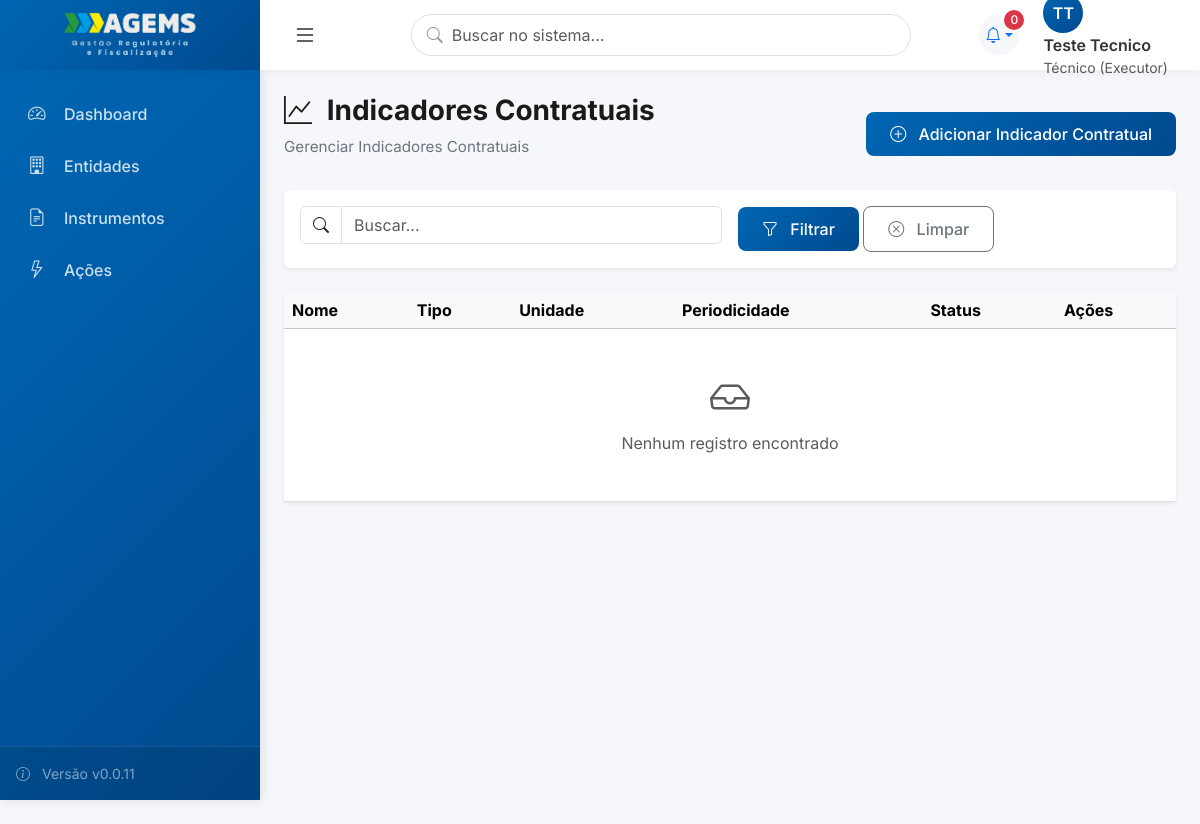
Page /indicadores/ (signed in) on the committed database.
### usuarios/models.py (models this page shows, shortened)
class Usuario(AbstractUser):
    PERFIL_CHOICES = [
        (0, 'Admin do Sistema'),
        (1, 'Gestor (Diretor)'),
        (2, 'Gestor (Assessor)'),
        (3, 'Técnico (Coordenador)'),
        (4, 'Técnico (Executor)'),
        (5, 'Visualizador (Auditor)'),
    ]
    perfil = models.IntegerField(
        choices=PERFIL_CHOICES,
        default=4,
        verbose_name='Perfil de Acesso',
        help_text='Define o nível de acesso e permissões do usuário'
    )
    diretoria = models.ForeignKey(
        'core.Diretoria',
        on_delete=models.SET_NULL,
        null=True,
        blank=True,
        related_name='usuarios_diretoria',
        verbose_name='Diretoria',
        help_text='Diretoria principal do usuário (obrigatório para perfis 1-5)'
    )
    subunidade = models.ForeignKey(
        'core.Subunidade',
        on_delete=models.SET_NULL,
        null=True,
        blank=True,
        related_name='usuarios',
        verbose_name='Subunidade',
        help_text='Subunidade específica (obrigatório para perfis 2, 3, 4)'
    )
    diretorias_visualizacao = models.ManyToManyField(
        'core.Diretoria',
        blank=True,
        related_name='visualizadores',
        verbose_name='Diretorias para Visualização',
        help_text='Diretorias que o visualizador pode acessar (apenas para perfil 5)'
    )
    cargo = models.CharField(max_length=100, blank=True, verbose_name='Cargo')
    setor = models.CharField(max_length=100, blank=True, verbose_name='Setor/Departamento')
    telefone = models.CharField(max_length=20, blank=True, verbose_name='Telefone')
    entidade = models.ForeignKey(
        'entidades.Entidade',
        on_delete=models.SET_NULL,
        null=True,
        blank=True,
        related_name='usuarios',
        verbose_name='Entidade'
    )
    senha_temporaria = models.BooleanField(
        default=False,
        verbose_name='Senha Temporária',
        help_text='Se True, usuário será forçado a trocar senha no próximo login'
    )
    ativo = models.BooleanField(default=True, verbose_name='Usuário Ativo')
    data_criacao = models.DateTimeField(auto_now_add=True, verbose_name='Data de Criação')
    data_atualizacao = models.DateTimeField(auto_now=True, verbose_name='Última Atualização')
    class Meta:
        verbose_name = 'Usuário'
        verbose_name_plural = 'Usuários'
        ordering = ['first_name', 'last_name']
        indexes = [
            models.Index(fields=['perfil']),
            models.Index(fields=['diretoria']),
            models.Index(fields=['subunidade']),
        ]

### indicadores/views.py (the view)
# urls.py: path('indicadores/', IndicadorListView.as_view(), name='indicador_list'),
class IndicadorListView(ModernListView):
    model = IndicadorContratual
    template_name = 'indicadores/indicadorcontratual_list.html'
    icon = "bi bi-graph-up"
    create_url = 'indicador_create'
    list_url = 'indicador_list'
    search_fields = ['nome', 'descricao']

### core/views.py (called while the page is built)
    def get_context_data(self, **kwargs):
        context = super().get_context_data(**kwargs)
        context['title'] = getattr(self, 'title', self.model._meta.verbose_name_plural.title())
        context['subtitle'] = getattr(self, 'subtitle', f'Gerenciar {self.model._meta.verbose_name_plural}')
        context['icon'] = getattr(self, 'icon', 'bi bi-list')
        context['singular_name'] = self.model._meta.verbose_name.title()
        context['create_url'] = getattr(self, 'create_url', f'{self.model._meta.model_name}_create')
        return context

    def get_queryset(self):
        queryset = self.model.objects.all()
        search = self.request.GET.get('q')
        if search and hasattr(self, 'search_fields'):
            from django.db.models import Q
            query = Q()
            for field in self.search_fields:
                query |= Q(**{f'{field}__icontains': search})
            queryset = queryset.filter(query)
        return queryset

### templates/indicadores/indicadorcontratual_list.html (shortened to what this page needs)
﻿{% extends 'components/list_view.html' %}
{% block table_headers %}
<th>Nome</th>
<th>Tipo</th>
<th>Unidade</th>
<th>Periodicidade</th>
<th>Status</th>
{% endblock %}

### templates/base_modern.html (shortened to what this page needs)
﻿{% load static %}
<!DOCTYPE html>
<html lang="pt-BR">
<head>
    <link href="https://cdn.jsdelivr.net/npm/bootstrap@5.3.2/dist/css/bootstrap.min.css" rel="stylesheet">
    <link rel="stylesheet" href="https://cdn.jsdelivr.net/npm/bootstrap-icons@1.11.1/font/bootstrap-icons.css">
    <link rel="stylesheet" href="https://cdnjs.cloudflare.com/ajax/libs/font-awesome/6.4.2/css/all.min.css">
</head>
<body>
    <aside class="sidebar" id="sidebar">
        <ul class="sidebar-nav">
            <li class="sidebar-nav-item">
                <a href="/" class="sidebar-nav-link {% if request.path == '/' %}active{% endif %}">
                    <i class="bi bi-speedometer2"></i>
                    <span>Dashboard</span>
                </a>
            </li>
            {% if perms.entidades.view_entidade %}
            <li class="sidebar-nav-item">
                <a href="{% url 'entidade_list' %}" class="sidebar-nav-link">
                    <i class="bi bi-building"></i>
                    <span>Entidades</span>
                </a>
            </li>
            {% endif %}
            {% if perms.instrumentos.view_instrumento %}
            <li class="sidebar-nav-item">
                <a href="{% url 'instrumento_list' %}" class="sidebar-nav-link">
                    <i class="bi bi-file-earmark-text"></i>
                    <span>Instrumentos</span>
                </a>
            </li>
            {% endif %}
            {% if perms.acoes.view_acao %}
            <li class="sidebar-nav-item">
                <a href="{% url 'acao_list' %}" class="sidebar-nav-link">
                    <i class="bi bi-lightning"></i>
                    <span>Ações</span>
                </a>
            </li>
            {% endif %}
        </ul>
        <div class="sidebar-footer">
            <div class="text-white-50 small">
                <i class="bi bi-info-circle me-2"></i>
                Versão v0.0.11
            </div>
        </div>
    </aside>
    <main class="main-content">
        <header class="top-header">
            <div class="d-flex align-items-center h-100">
                <div class="header-brand-box">
                    <a href="/" class="sidebar-brand">
                        <img src="{% static 'img/logo.png' %}" alt="AGEMS" style="max-width: 140px; height: auto;">
                    </a>
                </div>
                <button class="btn btn-link text-dark ms-2" id="sidebarToggle">
                    <i class="bi bi-list fs-4"></i>
                </button>
            </div>
            <div class="header-search position-relative d-none d-lg-block">
                <i class="bi bi-search"></i>
                <input type="search" class="form-control" placeholder="Buscar no sistema...">
            </div>
            <div class="header-actions">
                <div class="dropdown">
                    <a class="header-icon dropdown-toggle text-decoration-none" href="#" id="alertsDropdown"
                        data-bs-toggle="dropdown" aria-expanded="false">
                        <i class="bi bi-bell"></i>
                        <span id="alertCount" class="badge bg-danger rounded-pill">0</span>
                    </a>
                </div>
                <div class="user-profile dropdown">
                    <div data-bs-toggle="dropdown">
                        <div class="user-avatar">
                            {{user.first_name|first|upper}}{{user.last_name|first|upper}}
                        </div>
                        <div class="d-none d-md-block">
                            <div class="fw-semibold">{{user.get_full_name}}</div>
                            <div class="small text-muted">{{user.get_perfil_display}}</div>
                        </div>
                    </div>
                </div>
            </div>
        </header>
        <div class="content-area">
            {% block content %}{% endblock %}
        </div>
    </main>
</body>
</html>

### templates/base_modern.html (style rules this page uses)
:root { --primary-color: #0066B3; --secondary-color: #6c757d; --success-color: #198754; --danger-color: #dc3545; --warning-color: #ffc107; --info-color: #0dcaf0; --gold-color: #FFC300; --dark-color: #212529; --light-color: #f8f9fa; --sidebar-width: 260px; --header-height: 70px; --transition-speed: 0.3s; }
* { margin: 0; padding: 0; box-sizing: border-box; }
body { font-family: 'Inter', sans-serif; background-color: #f5f7fa; color: #333; overflow-x: hidden; transition: padding-left var(--transition-speed) ease; }
.sidebar { position: fixed; top: var(--header-height); left: 0; height: calc(100vh - var(--header-height)); width: var(--sidebar-width); background: linear-gradient(135deg, #0066B3 0%, #004A8F 100%); padding: 0; z-index: 1000; transition: all var(--transition-speed) ease; box-shadow: 2px 0 10px rgba(0, 0, 0, 0.1); overflow-y: auto; }
.sidebar-brand { color: white; font-size: 1.5rem; font-weight: 700; text-decoration: none; display: flex; align-items: center; gap: 0.75rem; }
.sidebar-nav { padding: 1rem 0; list-style: none; }
.sidebar-nav-item { margin: 0.25rem 0.75rem; }
.sidebar-nav-link { display: flex; align-items: center; padding: 0.75rem 1rem; color: rgba(255, 255, 255, 0.8); text-decoration: none; border-radius: 0.5rem; transition: all 0.3s ease; font-weight: 500; }
.sidebar-nav-link i { width: 24px; margin-right: 0.75rem; font-size: 1.1rem; }
.sidebar-footer { position: absolute; bottom: 0; width: 100%; padding: 1rem; background: rgba(0, 0, 0, 0.1); border-top: 1px solid rgba(255, 255, 255, 0.1); }
.main-content { margin-left: var(--sidebar-width); min-height: 100vh; transition: all var(--transition-speed) ease; padding-top: var(--header-height); }
.top-header { background: white; height: var(--header-height); padding: 0 1.5rem 0 0; box-shadow: 0 2px 10px rgba(0, 0, 0, 0.05); display: flex; align-items: center; justify-content: space-between; position: fixed; top: 0; left: 0; right: 0; width: 100%; z-index: 1010; }
.header-brand-box { width: var(--sidebar-width); height: 100%; background: linear-gradient(135deg, #0066B3 0%, #004A8F 100%); display: flex; align-items: center; justify-content: center; padding: 0 1rem; transition: all var(--transition-speed) ease; }
.header-search { flex: 1; max-width: 500px; }
.header-search input { border-radius: 50px; border: 1px solid #e0e0e0; padding: 0.5rem 1.5rem; padding-left: 2.5rem; }
.header-search i { position: absolute; left: 1rem; top: 50%; transform: translateY(-50%); color: #999; }
.header-actions { display: flex; align-items: center; gap: 1rem; }
.header-icon { position: relative; width: 40px; height: 40px; border-radius: 50%; background: #f5f7fa; display: flex; align-items: center; justify-content: center; cursor: pointer; transition: all 0.3s ease; }
.header-icon .badge { position: absolute; top: -5px; right: -5px; font-size: 0.7rem; }
.user-profile { display: flex; align-items: center; gap: 0.75rem; cursor: pointer; padding: 0.5rem; border-radius: 50px; transition: all 0.3s ease; }
.user-avatar { width: 40px; height: 40px; border-radius: 50%; background: linear-gradient(135deg, #0066B3 0%, #004A8F 100%); display: flex; align-items: center; justify-content: center; color: white; font-weight: 600; }
.content-area { padding: 0 1.5rem; }
.badge { padding: 0.5rem 1rem; border-radius: 50px; font-weight: 500; font-size: 0.85rem; }
.btn { padding: 0.625rem 1.5rem; border-radius: 0.5rem; font-weight: 500; transition: all 0.3s ease; }

### templates/alertas_script_v2.html (style rules this page uses)
#alertCount { min-width: 20px; height: 20px; font-size: 0.75rem; line-height: 20px; padding: 0 6px; }

### rows in the picture
Usuario: first_name|first "T", last_name|first "T", get_full_name "Teste Tecnico", perfil "Técnico (Executor)"

### other values in the picture
{{ title }} "Indicadores Contratuais"
{{ subtitle }} "Gerenciar Indicadores Contratuais"
{{ singular_name }} "Indicador Contratual"
